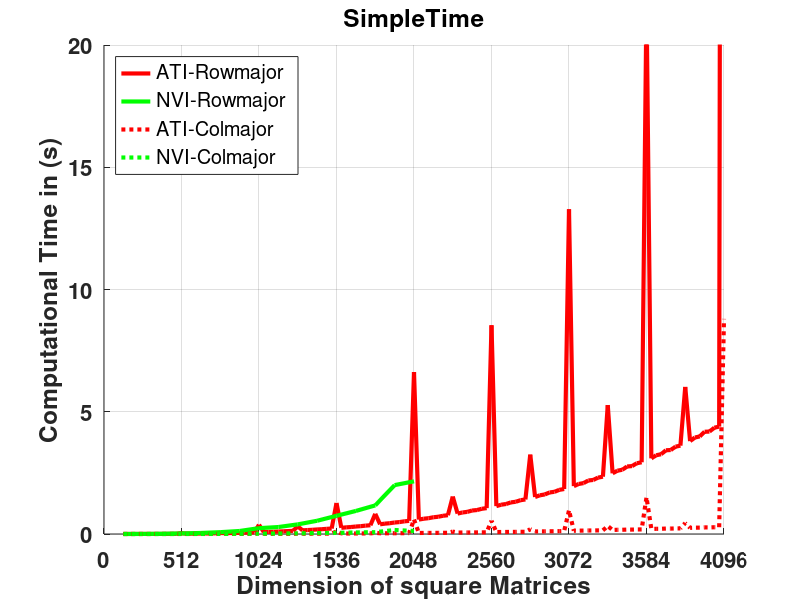
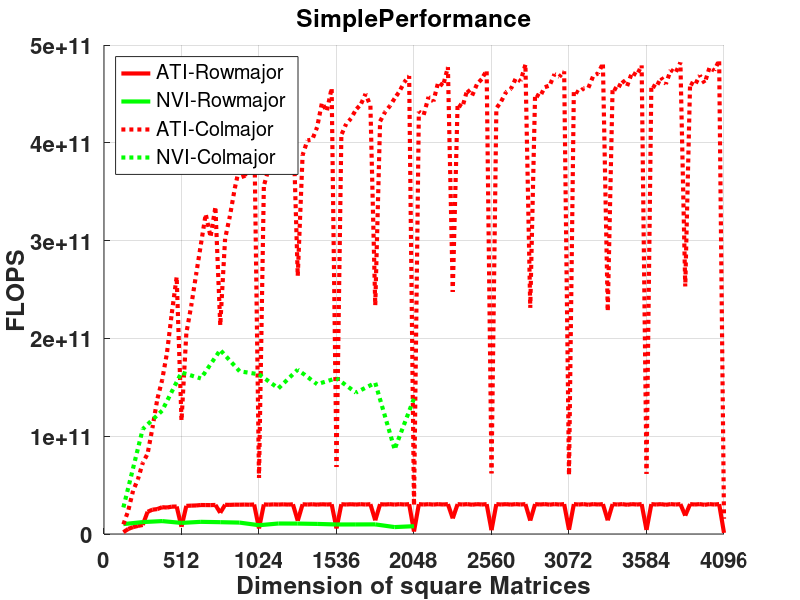
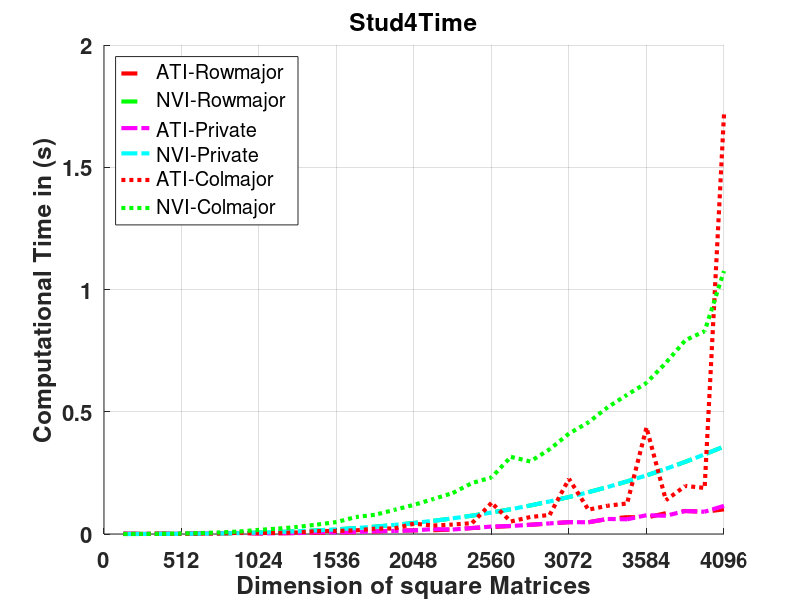
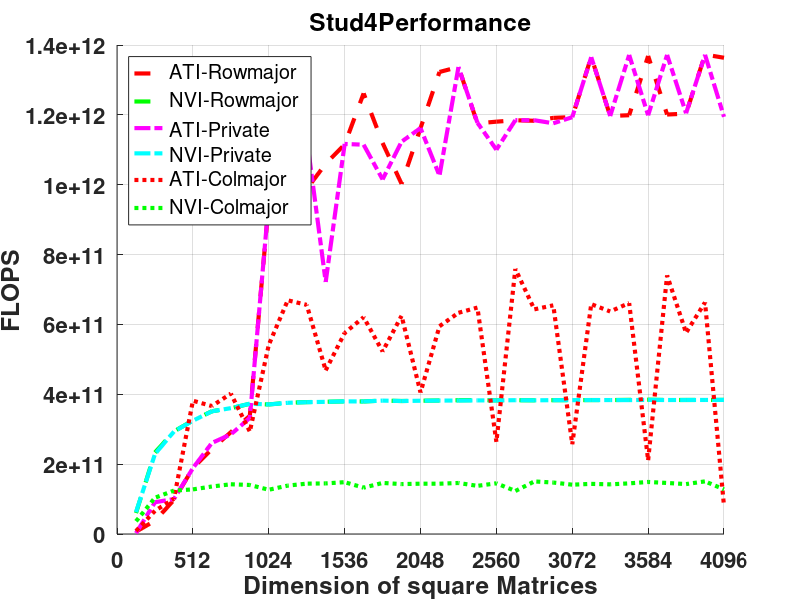

These figures' MATLAB source, in order:
x = 128:128:4096; %anfangswert, schrittweite, endwert
xsmall = 128 : 128 : 2048;
xalot = 128 : 32 : 4096;


%%%%%% NVIDIA Results	

NVIstud4_RMBlockUnrolled_float_B32x2_n = [2.09715e+06,1.67772e+07,5.66231e+07,1.34218e+08,2.62144e+08,4.52985e+08,7.19323e+08,1.07374e+09,1.52882e+09,2.09715e+09,2.79131e+09,3.62388e+09,4.60744e+09,5.75459e+09,7.07789e+09,8.58993e+09,1.03033e+10,1.22306e+10,1.43844e+10,1.67772e+10,1.94217e+10,2.23305e+10,2.5516e+10,2.8991e+10,3.2768e+10,3.68595e+10,4.12782e+10,4.60367e+10,5.11474e+10,5.66231e+10,6.24763e+10,6.87195e+10];
NVIstud4_RMBlockUnrolled_float_B32x2_o = [4.17792e+06,3.34889e+07,1.13099e+08,2.68173e+08,5.23878e+08,9.0538e+08,1.43784e+09,2.14644e+09,3.05632e+09,4.19267e+09,5.58064e+09,7.2454e+09,9.21212e+09,1.1506e+10,1.41521e+10,1.71757e+10,2.06019e+10,2.44559e+10,2.87628e+10,3.35479e+10,3.88362e+10,4.4653e+10,5.10234e+10,5.79726e+10,6.55258e+10,7.3708e+10,8.25445e+10,9.20605e+10,1.02281e+11,1.13231e+11,1.24937e+11,1.37422e+11];
NVIstud4_RMBlockUnrolled_float_B32x2_t = [6.95e-05,0.0001435,0.0003849,0.0008254,0.0014903,0.0025152,0.0038567,0.0057873,0.0081324,0.0111031,0.0147407,0.0190849,0.0242757,0.0301238,0.0371731,0.0450139,0.0538992,0.0638488,0.0750117,0.0877034,0.101376,0.116652,0.133159,0.15126,0.170874,0.192216,0.214926,0.239404,0.266653,0.2951,0.325535,0.357931];
NVIstud4_RMBlockUnrolled_float_B32x2_p = [6.0114e+10,2.33372e+11,2.93839e+11,3.24901e+11,3.51525e+11,3.59963e+11,3.72817e+11,3.70887e+11,3.7582e+11,3.77612e+11,3.78587e+11,3.7964e+11,3.79479e+11,3.81956e+11,3.80708e+11,3.81564e+11,3.8223e+11,3.83028e+11,3.83444e+11,3.82515e+11,3.8309e+11,3.82788e+11,3.83177e+11,3.83265e+11,3.83473e+11,3.83465e+11,3.8406e+11,3.84541e+11,3.83574e+11,3.83705e+11,3.83789e+11,3.83935e+11];
     
NVIstud4_RMunrolledBsregister_float_B32x2_n = [2.09715e+06,1.67772e+07,5.66231e+07,1.34218e+08,2.62144e+08,4.52985e+08,7.19323e+08,1.07374e+09,1.52882e+09,2.09715e+09,2.79131e+09,3.62388e+09,4.60744e+09,5.75459e+09,7.07789e+09,8.58993e+09,1.03033e+10,1.22306e+10,1.43844e+10,1.67772e+10,1.94217e+10,2.23305e+10,2.5516e+10,2.8991e+10,3.2768e+10,3.68595e+10,4.12782e+10,4.60367e+10,5.11474e+10,5.66231e+10,6.24763e+10,6.87195e+10];
NVIstud4_RMunrolledBsregister_float_B32x2_o = [4.17792e+06,3.34889e+07,1.13099e+08,2.68173e+08,5.23878e+08,9.0538e+08,1.43784e+09,2.14644e+09,3.05632e+09,4.19267e+09,5.58064e+09,7.2454e+09,9.21212e+09,1.1506e+10,1.41521e+10,1.71757e+10,2.06019e+10,2.44559e+10,2.87628e+10,3.35479e+10,3.88362e+10,4.4653e+10,5.10234e+10,5.79726e+10,6.55258e+10,7.3708e+10,8.25445e+10,9.20605e+10,1.02281e+11,1.13231e+11,1.24937e+11,1.37422e+11];
NVIstud4_RMunrolledBsregister_float_B32x2_t = [6.67e-05,0.0001463,0.0003856,0.0008268,0.0014916,0.0025125,0.0038547,0.0057873,0.0081373,0.0111096,0.0147479,0.0190814,0.0242744,0.0301303,0.0371681,0.0450202,0.053927,0.0640156,0.0751958,0.0876999,0.101373,0.11666,0.133166,0.151264,0.170874,0.192212,0.215318,0.239771,0.266663,0.295099,0.32555,0.35793];
NVIstud4_RMunrolledBsregister_float_B32x2_p = [6.26375e+10,2.28906e+11,2.93306e+11,3.24351e+11,3.51219e+11,3.6035e+11,3.7301e+11,3.70887e+11,3.75594e+11,3.77391e+11,3.78402e+11,3.7971e+11,3.79499e+11,3.81873e+11,3.80759e+11,3.8151e+11,3.82033e+11,3.8203e+11,3.82506e+11,3.8253e+11,3.83101e+11,3.82762e+11,3.83157e+11,3.83254e+11,3.83473e+11,3.83473e+11,3.83361e+11,3.83952e+11,3.83559e+11,3.83707e+11,3.83771e+11,3.83936e+11];
     
NVIstud4_CMunrolled_float_B32x2_n = [2.09715e+06,1.67772e+07,5.66231e+07,1.34218e+08,2.62144e+08,4.52985e+08,7.19323e+08,1.07374e+09,1.52882e+09,2.09715e+09,2.79131e+09,3.62388e+09,4.60744e+09,5.75459e+09,7.07789e+09,8.58993e+09,1.03033e+10,1.22306e+10,1.43844e+10,1.67772e+10,1.94217e+10,2.23305e+10,2.5516e+10,2.8991e+10,3.2768e+10,3.68595e+10,4.12782e+10,4.60367e+10,5.11474e+10,5.66231e+10,6.24763e+10,6.87195e+10];
NVIstud4_CMunrolled_float_B32x2_o = [4.17792e+06,3.34889e+07,1.13099e+08,2.68173e+08,5.23878e+08,9.0538e+08,1.43784e+09,2.14644e+09,3.05632e+09,4.19267e+09,5.58064e+09,7.2454e+09,9.21212e+09,1.1506e+10,1.41521e+10,1.71757e+10,2.06019e+10,2.44559e+10,2.87628e+10,3.35479e+10,3.88362e+10,4.4653e+10,5.10234e+10,5.79726e+10,6.55258e+10,7.3708e+10,8.25445e+10,9.20605e+10,1.02281e+11,1.13231e+11,1.24937e+11,1.37422e+11];
NVIstud4_CMunrolled_float_B32x2_t = [0.0001146,0.0003226,0.00091,0.0020999,0.0038534,0.0063598,0.0102432,0.0169456,0.0220581,0.0290799,0.0385324,0.0488352,0.069442,0.0787003,0.0990387,0.119255,0.143084,0.167457,0.208632,0.231182,0.315494,0.296705,0.346329,0.410647,0.456562,0.518592,0.56945,0.617855,0.700008,0.792307,0.829334,1.07556];
NVIstud4_CMunrolled_float_B32x2_p = [3.64565e+10,1.03809e+11,1.24284e+11,1.27708e+11,1.35952e+11,1.4236e+11,1.40371e+11,1.26666e+11,1.38558e+11,1.44177e+11,1.4483e+11,1.48364e+11,1.32659e+11,1.462e+11,1.42895e+11,1.44025e+11,1.43985e+11,1.46043e+11,1.37864e+11,1.45115e+11,1.23097e+11,1.50496e+11,1.47326e+11,1.41174e+11,1.4352e+11,1.42131e+11,1.44955e+11,1.49e+11,1.46114e+11,1.42914e+11,1.50647e+11,1.27768e+11];

NVIDIAstud4_multiRM_float_B16x16_n = [2.09715e+06,1.67772e+07,5.66231e+07,1.34218e+08,2.62144e+08,4.52985e+08,7.19323e+08,1.07374e+09,1.52882e+09,2.09715e+09,2.79131e+09,3.62388e+09,4.60744e+09,5.75459e+09,7.07789e+09,8.58993e+09];
NVIDIAstud4_multiRM_float_B16x16_o = [4.17792e+06,3.34889e+07,1.13099e+08,2.68173e+08,5.23878e+08,9.0538e+08,1.43784e+09,2.14644e+09,3.05632e+09,4.19267e+09,5.58064e+09,7.2454e+09,9.21212e+09,1.1506e+10,1.41521e+10,1.71757e+10];
NVIDIAstud4_multiRM_float_B16x16_t = [0.0004131,0.0027477,0.0085702,0.0236231,0.0421162,0.0749314,0.123383,0.238944,0.284954,0.393614,0.541147,0.744599,0.942911,1.16979,1.99975,2.15434];
NVIDIAstud4_multiRM_float_B16x16_p = [1.01136e+10,1.2188e+10,1.31967e+10,1.13522e+10,1.24389e+10,1.20828e+10,1.16535e+10,8.98299e+09,1.07257e+10,1.06517e+10,1.03126e+10,9.73061e+09,9.76987e+09,9.83588e+09,7.07693e+09,7.97258e+09];
 
NVIDIAstud4_multiCM_float_B16x16_n = [2.09715e+06,1.67772e+07,5.66231e+07,1.34218e+08,2.62144e+08,4.52985e+08,7.19323e+08,1.07374e+09,1.52882e+09,2.09715e+09,2.79131e+09,3.62388e+09,4.60744e+09,5.75459e+09,7.07789e+09,8.58993e+09];
NVIDIAstud4_multiCM_float_B16x16_o = [4.17792e+06,3.34889e+07,1.13099e+08,2.68173e+08,5.23878e+08,9.0538e+08,1.43784e+09,2.14644e+09,3.05632e+09,4.19267e+09,5.58064e+09,7.2454e+09,9.21212e+09,1.1506e+10,1.41521e+10,1.71757e+10];
NVIDIAstud4_multiCM_float_B16x16_t = [0.000154,0.000312,0.0008966,0.0016241,0.0032938,0.0048128,0.0086415,0.013146,0.0205229,0.0249448,0.0364383,0.0454836,0.0637197,0.0744545,0.163352,0.123886];
NVIDIAstud4_multiCM_float_B16x16_p = [2.71294e+10,1.07336e+11,1.26142e+11,1.65121e+11,1.5905e+11,1.88119e+11,1.66388e+11,1.63277e+11,1.48922e+11,1.68078e+11,1.53153e+11,1.59297e+11,1.44573e+11,1.54537e+11,8.66355e+10,1.38641e+11];



%%%%%% ATI Results

ATIstud4_RMBlockUnrolled_float_B32x2_n = [2.09715e+06,1.67772e+07,5.66231e+07,1.34218e+08,2.62144e+08,4.52985e+08,7.19323e+08,1.07374e+09,1.52882e+09,2.09715e+09,2.79131e+09,3.62388e+09,4.60744e+09,5.75459e+09,7.07789e+09,8.58993e+09,1.03033e+10,1.22306e+10,1.43844e+10,1.67772e+10,1.94217e+10,2.23305e+10,2.5516e+10,2.8991e+10,3.2768e+10,3.68595e+10,4.12782e+10,4.60367e+10,5.11474e+10,5.66231e+10,6.24763e+10,6.87195e+10];
ATIstud4_RMBlockUnrolled_float_B32x2_o = [4.17792e+06,3.34889e+07,1.13099e+08,2.68173e+08,5.23878e+08,9.0538e+08,1.43784e+09,2.14644e+09,3.05632e+09,4.19267e+09,5.58064e+09,7.2454e+09,9.21212e+09,1.1506e+10,1.41521e+10,1.71757e+10,2.06019e+10,2.44559e+10,2.87628e+10,3.35479e+10,3.88362e+10,4.4653e+10,5.10234e+10,5.79726e+10,6.55258e+10,7.3708e+10,8.25445e+10,9.20605e+10,1.02281e+11,1.13231e+11,1.24937e+11,1.37422e+11];
ATIstud4_RMBlockUnrolled_float_B32x2_t = [0.0006291,0.0008799,0.0011611,0.0014198,0.0021531,0.0031058,0.0042522,0.0022648,0.0029768,0.004245,0.0052652,0.0064982,0.0073025,0.0102783,0.0141151,0.0147806,0.0155747,0.0182921,0.0244656,0.0284187,0.032787,0.0377438,0.042829,0.0485676,0.0479656,0.0615875,0.0688472,0.0672689,0.0851676,0.0940866,0.0910222,0.100788];
ATIstud4_RMBlockUnrolled_float_B32x2_p = [6.64111e+09,3.80599e+10,9.74066e+10,1.88881e+11,2.43314e+11,2.91513e+11,3.38141e+11,9.47737e+11,1.02671e+12,9.87672e+11,1.05991e+12,1.11499e+12,1.2615e+12,1.11944e+12,1.00262e+12,1.16204e+12,1.32278e+12,1.33696e+12,1.17564e+12,1.18049e+12,1.1845e+12,1.18306e+12,1.19133e+12,1.19365e+12,1.3661e+12,1.1968e+12,1.19895e+12,1.36854e+12,1.20094e+12,1.20348e+12,1.3726e+12,1.36348e+12];
     
ATIstud4_RMunrolledBsregister_float_B32x2_n = [2.09715e+06,1.67772e+07,5.66231e+07,1.34218e+08,2.62144e+08,4.52985e+08,7.19323e+08,1.07374e+09,1.52882e+09,2.09715e+09,2.79131e+09,3.62388e+09,4.60744e+09,5.75459e+09,7.07789e+09,8.58993e+09,1.03033e+10,1.22306e+10,1.43844e+10,1.67772e+10,1.94217e+10,2.23305e+10,2.5516e+10,2.8991e+10,3.2768e+10,3.68595e+10,4.12782e+10,4.60367e+10,5.11474e+10,5.66231e+10,6.24763e+10,6.87195e+10];
ATIstud4_RMunrolledBsregister_float_B32x2_o = [4.17792e+06,3.34889e+07,1.13099e+08,2.68173e+08,5.23878e+08,9.0538e+08,1.43784e+09,2.14644e+09,3.05632e+09,4.19267e+09,5.58064e+09,7.2454e+09,9.21212e+09,1.1506e+10,1.41521e+10,1.71757e+10,2.06019e+10,2.44559e+10,2.87628e+10,3.35479e+10,3.88362e+10,4.4653e+10,5.10234e+10,5.79726e+10,6.55258e+10,7.3708e+10,8.25445e+10,9.20605e+10,1.02281e+11,1.13231e+11,1.24937e+11,1.37422e+11];
ATIstud4_RMunrolledBsregister_float_B32x2_t = [0.0017535,0.0003683,0.0011295,0.0014218,0.0020095,0.0031739,0.0043267,0.0022529,0.0033452,0.0036912,0.0077332,0.006488,0.0082655,0.0113337,0.0126005,0.0147782,0.0200824,0.0182928,0.0244297,0.0304903,0.032779,0.0376949,0.0433923,0.0485826,0.0479997,0.0615916,0.0601862,0.0767924,0.0745705,0.0939939,0.0910692,0.115065];
ATIstud4_RMunrolledBsregister_float_B32x2_p = [2.38262e+09,9.09283e+10,1.00132e+11,1.88615e+11,2.60701e+11,2.85258e+11,3.32319e+11,9.52743e+11,9.13644e+11,1.13585e+12,7.21646e+11,1.11674e+12,1.11453e+12,1.0152e+12,1.12314e+12,1.16223e+12,1.02587e+12,1.33691e+12,1.17737e+12,1.10028e+12,1.18479e+12,1.18459e+12,1.17586e+12,1.19328e+12,1.36513e+12,1.19672e+12,1.37149e+12,1.19882e+12,1.3716e+12,1.20467e+12,1.37189e+12,1.1943e+12];
     
ATIstud4_CMunrolled_float_B32x2_n = [2.09715e+06,1.67772e+07,5.66231e+07,1.34218e+08,2.62144e+08,4.52985e+08,7.19323e+08,1.07374e+09,1.52882e+09,2.09715e+09,2.79131e+09,3.62388e+09,4.60744e+09,5.75459e+09,7.07789e+09,8.58993e+09,1.03033e+10,1.22306e+10,1.43844e+10,1.67772e+10,1.94217e+10,2.23305e+10,2.5516e+10,2.8991e+10,3.2768e+10,3.68595e+10,4.12782e+10,4.60367e+10,5.11474e+10,5.66231e+10,6.24763e+10,6.87195e+10];
ATIstud4_CMunrolled_float_B32x2_o = [4.17792e+06,3.34889e+07,1.13099e+08,2.68173e+08,5.23878e+08,9.0538e+08,1.43784e+09,2.14644e+09,3.05632e+09,4.19267e+09,5.58064e+09,7.2454e+09,9.21212e+09,1.1506e+10,1.41521e+10,1.71757e+10,2.06019e+10,2.44559e+10,2.87628e+10,3.35479e+10,3.88362e+10,4.4653e+10,5.10234e+10,5.79726e+10,6.55258e+10,7.3708e+10,8.25445e+10,9.20605e+10,1.02281e+11,1.13231e+11,1.24937e+11,1.37422e+11];
ATIstud4_CMunrolled_float_B32x2_t = [0.0004855,0.0005046,0.0011231,0.0007028,0.0014304,0.002253,0.0049032,0.0039641,0.0045684,0.0063908,0.0119107,0.0125877,0.0148399,0.0220239,0.0226557,0.0423899,0.034635,0.0386168,0.0443682,0.127235,0.0511765,0.0694225,0.0779358,0.225601,0.0995709,0.1157,0.124842,0.435475,0.138134,0.196561,0.188422,1.71611];
ATIstud4_CMunrolled_float_B32x2_p = [8.6054e+09,6.63672e+10,1.00702e+11,3.81578e+11,3.66246e+11,4.01855e+11,2.93246e+11,5.41468e+11,6.69013e+11,6.56047e+11,4.6854e+11,5.75593e+11,6.20767e+11,5.22431e+11,6.24659e+11,4.05183e+11,5.94828e+11,6.33296e+11,6.48275e+11,2.63669e+11,7.58868e+11,6.43207e+11,6.54685e+11,2.56969e+11,6.58081e+11,6.37063e+11,6.61192e+11,2.11403e+11,7.40446e+11,5.76064e+11,6.63069e+11,8.00775e+10];

%ATIstud4_multiRM_float_B16x16_n = [2.09715e+06,1.67772e+07,5.66231e+07,1.34218e+08,2.62144e+08,4.52985e+08,7.19323e+08,1.07374e+09,1.52882e+09,2.09715e+09,2.79131e+09,3.62388e+09,4.60744e+09,5.75459e+09,7.07789e+09,8.58993e+09,1.03033e+10,1.22306e+10,1.43844e+10,1.67772e+10,1.94217e+10,2.23305e+10,2.5516e+10,2.8991e+10,3.2768e+10,3.68595e+10,4.12782e+10,4.60367e+10,5.11474e+10,5.66231e+10,6.24763e+10,6.87195e+10];
%ATIstud4_multiRM_float_B16x16_o = [4.17792e+06,3.34889e+07,1.13099e+08,2.68173e+08,5.23878e+08,9.0538e+08,1.43784e+09,2.14644e+09,3.05632e+09,4.19267e+09,5.58064e+09,7.2454e+09,9.21212e+09,1.1506e+10,1.41521e+10,1.71757e+10,2.06019e+10,2.44559e+10,2.87628e+10,3.35479e+10,3.88362e+10,4.4653e+10,5.10234e+10,5.79726e+10,6.55258e+10,7.3708e+10,8.25445e+10,9.20605e+10,1.02281e+11,1.13231e+11,1.24937e+11,1.37422e+11];
%ATIstud4_multiRM_float_B16x16_t = [0.0017828,0.0036249,0.0041293,0.038006,0.0176896,0.0421743,0.047977,0.340289,0.101543,0.290271,0.185754,1.25309,0.305979,0.899872,0.470435,6.14323,0.684949,1.53323,0.960207,8.59851,1.29282,3.18854,1.69987,12.4195,2.18918,5.31258,2.76396,22.2391,3.42403,6.6554,4.18856,121.858];
%ATIstud4_multiRM_float_B16x16_p = [2.34346e+09,9.23857e+09,2.73893e+10,7.05608e+09,2.96151e+10,2.14676e+10,2.99694e+10,6.30768e+09,3.00987e+10,1.4444e+10,3.00432e+10,5.78202e+09,3.0107e+10,1.27862e+10,3.0083e+10,2.79587e+09,3.0078e+10,1.59505e+10,2.99548e+10,3.90159e+09,3.004e+10,1.40042e+10,3.00162e+10,4.66786e+09,2.99317e+10,1.38743e+10,2.98646e+10,4.13958e+09,2.98716e+10,1.70135e+10,2.98281e+10,1.12772e+09];
 
%ATIstud4_multiCM_float_B16x16_n = [2.09715e+06,1.67772e+07,5.66231e+07,1.34218e+08,2.62144e+08,4.52985e+08,7.19323e+08,1.07374e+09,1.52882e+09,2.09715e+09,2.79131e+09,3.62388e+09,4.60744e+09,5.75459e+09,7.07789e+09,8.58993e+09,1.03033e+10,1.22306e+10,1.43844e+10,1.67772e+10,1.94217e+10,2.23305e+10,2.5516e+10,2.8991e+10,3.2768e+10,3.68595e+10,4.12782e+10,4.60367e+10,5.11474e+10,5.66231e+10,6.24763e+10,6.87195e+10];
%ATIstud4_multiCM_float_B16x16_o = [4.17792e+06,3.34889e+07,1.13099e+08,2.68173e+08,5.23878e+08,9.0538e+08,1.43784e+09,2.14644e+09,3.05632e+09,4.19267e+09,5.58064e+09,7.2454e+09,9.21212e+09,1.1506e+10,1.41521e+10,1.71757e+10,2.06019e+10,2.44559e+10,2.87628e+10,3.35479e+10,3.88362e+10,4.4653e+10,5.10234e+10,5.79726e+10,6.55258e+10,7.3708e+10,8.25445e+10,9.20605e+10,1.02281e+11,1.13231e+11,1.24937e+11,1.37422e+11];
%ATIstud4_multiCM_float_B16x16_t = [0.0004416,0.0004912,0.0006933,0.0024349,0.001777,0.0042809,0.0038232,0.0389795,0.0079226,0.019307,0.0134352,0.122138,0.0212515,0.0589684,0.0318083,0.589623,0.0466273,0.122434,0.0642182,0.538254,0.0853938,0.243335,0.111289,1.00001,0.143845,0.320208,0.179945,1.50135,0.221761,0.441589,0.271479,9.0142];
%ATIstud4_multiCM_float_B16x16_p = [9.46087e+09,6.81777e+10,1.63131e+11,1.10137e+11,2.94811e+11,2.11493e+11,3.76084e+11,5.50657e+10,3.85772e+11,2.17158e+11,4.15374e+11,5.93214e+10,4.33481e+11,1.95121e+11,4.44918e+11,2.91299e+10,4.41842e+11,1.99747e+11,4.47892e+11,6.23272e+10,4.5479e+11,1.83505e+11,4.58477e+11,5.7972e+10,4.55529e+11,2.30188e+11,4.58721e+11,6.13183e+10,4.61222e+11,2.56418e+11,4.60207e+11,1.52451e+10];

ATIstud4_multiRM_float_B16x16_n = [2.09715e+06,4.096e+06,7.07789e+06,1.12394e+07,1.67772e+07,2.38879e+07,3.2768e+07,4.36142e+07,5.66231e+07,7.19913e+07,8.99154e+07,1.10592e+08,1.34218e+08,1.60989e+08,1.91103e+08,2.24756e+08,2.62144e+08,3.03464e+08,3.48914e+08,3.98688e+08,4.52985e+08,5.12e+08,5.7593e+08,6.44973e+08,7.19323e+08,7.99179e+08,8.84736e+08,9.76191e+08,1.07374e+09,1.17758e+09,1.28791e+09,1.40493e+09,1.52882e+09,1.6598e+09,1.79805e+09,1.94376e+09,2.09715e+09,2.2584e+09,2.42772e+09,2.60529e+09,2.79131e+09,2.98598e+09,3.18951e+09,3.40207e+09,3.62388e+09,3.85512e+09,4.096e+09,4.34671e+09,4.60744e+09,4.8784e+09,5.15978e+09,5.45178e+09,5.75459e+09,6.0684e+09,6.39343e+09,6.72986e+09,7.07789e+09,7.43771e+09,7.80953e+09,8.19354e+09,8.58993e+09,8.99891e+09,9.42067e+09,9.8554e+09,1.03033e+10,1.07646e+10,1.12394e+10,1.1728e+10,1.22306e+10,1.27473e+10,1.32784e+10,1.3824e+10,1.43844e+10,1.49597e+10,1.55501e+10,1.61559e+10,1.67772e+10,1.74143e+10,1.80672e+10,1.87363e+10,1.94217e+10,2.01236e+10,2.08423e+10,2.15778e+10,2.23305e+10,2.31004e+10,2.38879e+10,2.4693e+10,2.5516e+10,2.63572e+10,2.72166e+10,2.80945e+10,2.8991e+10,2.99065e+10,3.0841e+10,3.17948e+10,3.2768e+10,3.37609e+10,3.47737e+10,3.58065e+10,3.68595e+10,3.79331e+10,3.90272e+10,4.01422e+10,4.12782e+10,4.24355e+10,4.36142e+10,4.48145e+10,4.60367e+10,4.72808e+10,4.85472e+10,4.9836e+10,5.11474e+10,5.24817e+10,5.38389e+10,5.52193e+10,5.66231e+10,5.80505e+10,5.95017e+10,6.09769e+10,6.24763e+10,6.4e+10,6.55483e+10,6.71214e+10,6.87195e+10];
ATIstud4_multiRM_float_B16x16_o = [4.17792e+06,8.1664e+06,1.41189e+07,2.24287e+07,3.34889e+07,4.76928e+07,6.54336e+07,8.71045e+07,1.13099e+08,1.4381e+08,1.7963e+08,2.20954e+08,2.68173e+08,3.21682e+08,3.81874e+08,4.49142e+08,5.23878e+08,6.06477e+08,6.97332e+08,7.96835e+08,9.0538e+08,1.02336e+09,1.15117e+09,1.2892e+09,1.43784e+09,1.5975e+09,1.76855e+09,1.9514e+09,2.14644e+09,2.35405e+09,2.57464e+09,2.8086e+09,3.05632e+09,3.31819e+09,3.59461e+09,3.88597e+09,4.19267e+09,4.51509e+09,4.85362e+09,5.20868e+09,5.58064e+09,5.96989e+09,6.37685e+09,6.80188e+09,7.2454e+09,7.70779e+09,8.18944e+09,8.69075e+09,9.21212e+09,9.75393e+09,1.03166e+10,1.09005e+10,1.1506e+10,1.21335e+10,1.27834e+10,1.34562e+10,1.41521e+10,1.48716e+10,1.56151e+10,1.6383e+10,1.71757e+10,1.79935e+10,1.88369e+10,1.97062e+10,2.06019e+10,2.15243e+10,2.24738e+10,2.34509e+10,2.44559e+10,2.54892e+10,2.65512e+10,2.76422e+10,2.87628e+10,2.99133e+10,3.1094e+10,3.23054e+10,3.35479e+10,3.48218e+10,3.61276e+10,3.74656e+10,3.88362e+10,4.02399e+10,4.1677e+10,4.31479e+10,4.4653e+10,4.61927e+10,4.77674e+10,4.93775e+10,5.10234e+10,5.27055e+10,5.44241e+10,5.61797e+10,5.79726e+10,5.98033e+10,6.16721e+10,6.35795e+10,6.55258e+10,6.75114e+10,6.95367e+10,7.16021e+10,7.3708e+10,7.58548e+10,7.80429e+10,8.02727e+10,8.25445e+10,8.48589e+10,8.7216e+10,8.96164e+10,9.20605e+10,9.45486e+10,9.70812e+10,9.96585e+10,1.02281e+11,1.04949e+11,1.07663e+11,1.10424e+11,1.13231e+11,1.16086e+11,1.18988e+11,1.21938e+11,1.24937e+11,1.27984e+11,1.3108e+11,1.34226e+11,1.37422e+11];
ATIstud4_multiRM_float_B16x16_t = [0.0022653,0.001586,0.0020006,0.0027142,0.0036235,0.0021008,0.0026326,0.0034193,0.0041286,0.0053136,0.0064235,0.0078636,0.0360428,0.0111861,0.0131585,0.0153971,0.0176832,0.0205019,0.023611,0.0268259,0.0416803,0.0342614,0.0386272,0.0429746,0.0479669,0.0530928,0.0590244,0.0646748,0.376019,0.0778655,0.0857322,0.0927446,0.10155,0.109445,0.119519,0.128047,0.308777,0.148634,0.1612,0.171327,0.185822,0.196241,0.211594,0.223479,1.26693,0.253137,0.271708,0.285313,0.306024,0.320059,0.342387,0.357651,0.824121,0.397952,0.423967,0.441275,0.470487,0.487601,0.517748,0.537093,6.62377,0.589731,0.62479,0.646413,0.684504,0.705307,0.745423,0.768358,1.53175,0.835109,0.880411,0.905543,0.960411,0.979857,1.03101,1.05852,8.53704,1.14048,1.19826,1.22706,1.29225,1.31781,1.38244,1.41295,3.24751,1.51256,1.58403,1.61693,1.69935,1.72577,1.80538,1.83969,13.2817,1.958,2.04627,2.08144,2.18902,2.21072,2.30697,2.34405,5.27268,2.48308,2.58926,2.62748,2.76147,2.77744,2.89375,2.93334,21.9399,3.09461,3.22052,3.26152,3.42434,3.43462,3.57271,3.61372,6.01569,3.79891,3.94706,3.99013,4.18231,4.18819,4.34865,4.39197,121.479];
ATIstud4_multiRM_float_B16x16_p = [1.84431e+09,5.14905e+09,7.05734e+09,8.26346e+09,9.24214e+09,2.27022e+10,2.48551e+10,2.54744e+10,2.7394e+10,2.70644e+10,2.79645e+10,2.80983e+10,7.44041e+09,2.87573e+10,2.90211e+10,2.91705e+10,2.96258e+10,2.95815e+10,2.95342e+10,2.97039e+10,2.1722e+10,2.98692e+10,2.9802e+10,2.99991e+10,2.99757e+10,3.00888e+10,2.9963e+10,3.01725e+10,5.70831e+09,3.02323e+10,3.00312e+10,3.02832e+10,3.00967e+10,3.03183e+10,3.00756e+10,3.0348e+10,1.35783e+10,3.03773e+10,3.01094e+10,3.0402e+10,3.00322e+10,3.04213e+10,3.01371e+10,3.04364e+10,5.71884e+09,3.04491e+10,3.01406e+10,3.04604e+10,3.01026e+10,3.04754e+10,3.01313e+10,3.04779e+10,1.39615e+10,3.04898e+10,3.01519e+10,3.04938e+10,3.00797e+10,3.04996e+10,3.01597e+10,3.05031e+10,2.59303e+09,3.05114e+10,3.01491e+10,3.04855e+10,3.00975e+10,3.05176e+10,3.01491e+10,3.05208e+10,1.5966e+10,3.0522e+10,3.01577e+10,3.05256e+10,2.99484e+10,3.05282e+10,3.01588e+10,3.05193e+10,3.92968e+09,3.05325e+10,3.015e+10,3.05327e+10,3.00531e+10,3.05353e+10,3.01475e+10,3.05375e+10,1.37499e+10,3.05395e+10,3.01556e+10,3.05379e+10,3.00253e+10,3.05403e+10,3.01454e+10,3.05376e+10,4.36486e+09,3.05431e+10,3.01388e+10,3.05459e+10,2.99339e+10,3.05382e+10,3.0142e+10,3.05463e+10,1.39792e+10,3.05486e+10,3.01411e+10,3.05512e+10,2.98915e+10,3.0553e+10,3.01394e+10,3.0551e+10,4.19602e+09,3.05526e+10,3.01445e+10,3.05559e+10,2.98688e+10,3.05563e+10,3.0135e+10,3.05569e+10,1.88227e+10,3.05577e+10,3.0146e+10,3.056e+10,2.98727e+10,3.05583e+10,3.01428e+10,3.05618e+10,1.13124e+09];
 
ATIstud4_multiCM_float_B16x16_n = [2.09715e+06,4.096e+06,7.07789e+06,1.12394e+07,1.67772e+07,2.38879e+07,3.2768e+07,4.36142e+07,5.66231e+07,7.19913e+07,8.99154e+07,1.10592e+08,1.34218e+08,1.60989e+08,1.91103e+08,2.24756e+08,2.62144e+08,3.03464e+08,3.48914e+08,3.98688e+08,4.52985e+08,5.12e+08,5.7593e+08,6.44973e+08,7.19323e+08,7.99179e+08,8.84736e+08,9.76191e+08,1.07374e+09,1.17758e+09,1.28791e+09,1.40493e+09,1.52882e+09,1.6598e+09,1.79805e+09,1.94376e+09,2.09715e+09,2.2584e+09,2.42772e+09,2.60529e+09,2.79131e+09,2.98598e+09,3.18951e+09,3.40207e+09,3.62388e+09,3.85512e+09,4.096e+09,4.34671e+09,4.60744e+09,4.8784e+09,5.15978e+09,5.45178e+09,5.75459e+09,6.0684e+09,6.39343e+09,6.72986e+09,7.07789e+09,7.43771e+09,7.80953e+09,8.19354e+09,8.58993e+09,8.99891e+09,9.42067e+09,9.8554e+09,1.03033e+10,1.07646e+10,1.12394e+10,1.1728e+10,1.22306e+10,1.27473e+10,1.32784e+10,1.3824e+10,1.43844e+10,1.49597e+10,1.55501e+10,1.61559e+10,1.67772e+10,1.74143e+10,1.80672e+10,1.87363e+10,1.94217e+10,2.01236e+10,2.08423e+10,2.15778e+10,2.23305e+10,2.31004e+10,2.38879e+10,2.4693e+10,2.5516e+10,2.63572e+10,2.72166e+10,2.80945e+10,2.8991e+10,2.99065e+10,3.0841e+10,3.17948e+10,3.2768e+10,3.37609e+10,3.47737e+10,3.58065e+10,3.68595e+10,3.79331e+10,3.90272e+10,4.01422e+10,4.12782e+10,4.24355e+10,4.36142e+10,4.48145e+10,4.60367e+10,4.72808e+10,4.85472e+10,4.9836e+10,5.11474e+10,5.24817e+10,5.38389e+10,5.52193e+10,5.66231e+10,5.80505e+10,5.95017e+10,6.09769e+10,6.24763e+10,6.4e+10,6.55483e+10,6.71214e+10,6.87195e+10];
ATIstud4_multiCM_float_B16x16_o = [4.17792e+06,8.1664e+06,1.41189e+07,2.24287e+07,3.34889e+07,4.76928e+07,6.54336e+07,8.71045e+07,1.13099e+08,1.4381e+08,1.7963e+08,2.20954e+08,2.68173e+08,3.21682e+08,3.81874e+08,4.49142e+08,5.23878e+08,6.06477e+08,6.97332e+08,7.96835e+08,9.0538e+08,1.02336e+09,1.15117e+09,1.2892e+09,1.43784e+09,1.5975e+09,1.76855e+09,1.9514e+09,2.14644e+09,2.35405e+09,2.57464e+09,2.8086e+09,3.05632e+09,3.31819e+09,3.59461e+09,3.88597e+09,4.19267e+09,4.51509e+09,4.85362e+09,5.20868e+09,5.58064e+09,5.96989e+09,6.37685e+09,6.80188e+09,7.2454e+09,7.70779e+09,8.18944e+09,8.69075e+09,9.21212e+09,9.75393e+09,1.03166e+10,1.09005e+10,1.1506e+10,1.21335e+10,1.27834e+10,1.34562e+10,1.41521e+10,1.48716e+10,1.56151e+10,1.6383e+10,1.71757e+10,1.79935e+10,1.88369e+10,1.97062e+10,2.06019e+10,2.15243e+10,2.24738e+10,2.34509e+10,2.44559e+10,2.54892e+10,2.65512e+10,2.76422e+10,2.87628e+10,2.99133e+10,3.1094e+10,3.23054e+10,3.35479e+10,3.48218e+10,3.61276e+10,3.74656e+10,3.88362e+10,4.02399e+10,4.1677e+10,4.31479e+10,4.4653e+10,4.61927e+10,4.77674e+10,4.93775e+10,5.10234e+10,5.27055e+10,5.44241e+10,5.61797e+10,5.79726e+10,5.98033e+10,6.16721e+10,6.35795e+10,6.55258e+10,6.75114e+10,6.95367e+10,7.16021e+10,7.3708e+10,7.58548e+10,7.80429e+10,8.02727e+10,8.25445e+10,8.48589e+10,8.7216e+10,8.96164e+10,9.20605e+10,9.45486e+10,9.70812e+10,9.96585e+10,1.02281e+11,1.04949e+11,1.07663e+11,1.10424e+11,1.13231e+11,1.16086e+11,1.18988e+11,1.21938e+11,1.24937e+11,1.27984e+11,1.3108e+11,1.34226e+11,1.37422e+11];
ATIstud4_multiCM_float_B16x16_t = [0.0004251,0.0003434,0.0003194,0.0004007,0.000461,0.0005812,0.0006034,0.0006326,0.0007186,0.0007769,0.0007954,0.000841,0.0023094,0.0015656,0.0016381,0.0016957,0.0017695,0.0018543,0.0022943,0.0023837,0.0042369,0.0033899,0.0035388,0.0036477,0.0038226,0.0043998,0.0045515,0.0046495,0.0374434,0.0066151,0.0068866,0.0070316,0.0079083,0.0080198,0.0083129,0.0090756,0.0158784,0.0116529,0.0120603,0.0129138,0.0134169,0.013537,0.0147538,0.0149187,0.105778,0.0188902,0.0195284,0.020454,0.0212323,0.0222142,0.0229262,0.024892,0.0491687,0.0287581,0.0296391,0.0307548,0.0317716,0.0328577,0.0338028,0.0349791,0.591352,0.0416541,0.0439547,0.0440914,0.0465782,0.0465826,0.0490329,0.0491214,0.0988158,0.0579649,0.0608179,0.0608402,0.0641589,0.0650418,0.0668207,0.0681467,0.540732,0.0800113,0.0816697,0.0829139,0.0853336,0.0864083,0.0899875,0.0899181,0.193097,0.102696,0.106825,0.108082,0.111269,0.112081,0.116429,0.118747,0.962399,0.131816,0.136724,0.139524,0.143614,0.144178,0.147646,0.148833,0.323434,0.166126,0.171883,0.172959,0.180223,0.179856,0.185934,0.187022,1.49597,0.205873,0.212581,0.213482,0.222321,0.221187,0.228277,0.229039,0.447374,0.251592,0.259307,0.259954,0.271111,0.268461,0.276592,0.277153,8.79842];
ATIstud4_multiCM_float_B16x16_p = [9.82809e+09,2.3781e+10,4.42045e+10,5.59737e+10,7.2644e+10,8.20592e+10,1.08441e+11,1.37693e+11,1.57388e+11,1.85107e+11,2.25836e+11,2.62727e+11,1.16123e+11,2.05469e+11,2.3312e+11,2.64871e+11,2.9606e+11,3.27065e+11,3.03941e+11,3.34285e+11,2.13689e+11,3.01885e+11,3.25299e+11,3.53428e+11,3.76143e+11,3.63084e+11,3.88564e+11,4.19701e+11,5.73248e+10,3.5586e+11,3.73863e+11,3.99426e+11,3.8647e+11,4.1375e+11,4.32414e+11,4.28178e+11,2.64048e+11,3.87465e+11,4.02446e+11,4.03342e+11,4.15941e+11,4.41006e+11,4.32217e+11,4.5593e+11,6.84962e+10,4.08031e+11,4.19361e+11,4.24893e+11,4.33873e+11,4.39085e+11,4.49991e+11,4.3791e+11,2.3401e+11,4.21915e+11,4.31302e+11,4.3753e+11,4.45432e+11,4.52607e+11,4.61948e+11,4.68366e+11,2.90448e+10,4.31974e+11,4.28552e+11,4.4694e+11,4.42307e+11,4.62067e+11,4.58342e+11,4.77407e+11,2.47489e+11,4.39734e+11,4.36568e+11,4.54342e+11,4.48306e+11,4.59908e+11,4.65335e+11,4.74057e+11,6.20416e+10,4.35211e+11,4.42362e+11,4.51861e+11,4.55111e+11,4.65695e+11,4.63142e+11,4.79858e+11,2.31247e+11,4.49801e+11,4.47154e+11,4.56854e+11,4.58557e+11,4.70244e+11,4.67445e+11,4.73105e+11,6.02376e+10,4.53689e+11,4.5107e+11,4.55688e+11,4.56263e+11,4.68251e+11,4.70969e+11,4.81091e+11,2.27892e+11,4.5661e+11,4.54046e+11,4.64114e+11,4.58013e+11,4.71814e+11,4.6907e+11,4.79175e+11,6.15391e+10,4.59257e+11,4.56678e+11,4.66823e+11,4.60061e+11,4.74483e+11,4.71635e+11,4.8212e+11,2.53102e+11,4.61406e+11,4.5887e+11,4.69077e+11,4.60832e+11,4.76733e+11,4.73912e+11,4.84303e+11,1.5619e+10];

length(xalot)
length(xsmall)
length(ATIstud4_multiRM_float_B16x16_n)


figure % create new figure
hold on
plot(xalot,ATIstud4_multiRM_float_B16x16_t,'-r','LineWidth',3)
plot(xsmall,NVIDIAstud4_multiRM_float_B16x16_t,'-g','LineWidth',3)
plot(xalot,ATIstud4_multiCM_float_B16x16_t,'r:','LineWidth',3)
plot(xsmall,NVIDIAstud4_multiCM_float_B16x16_t,'g:','LineWidth',3)
l1=legend('ATI-Rowmajor ','NVI-Rowmajor ','ATI-Colmajor ','NVI-Colmajor '); 
set(l1,'Location','NorthWest')
title('SimpleTime','FontSize',16) % title
ylabel('Computational Time in (s)','FontSize',22) % label for y axis
xlabel('Dimension of square Matrices','FontSize',22) % label for x axis
set(gca,'FontSize',16,'FontWeight','bold')
Ticks = 0:512:4096;
set(gca, 'XTickMode', 'manual', 'XTick', Ticks, 'xlim', [0,4096]);
grid on
axis([0 4096 0 20])
hold off

figure % create new figure
hold on
plot(xalot,ATIstud4_multiRM_float_B16x16_p,'-r','LineWidth',3)
plot(xsmall,NVIDIAstud4_multiRM_float_B16x16_p,'-g','LineWidth',3)
plot(xalot,ATIstud4_multiCM_float_B16x16_p,'r:','LineWidth',3)
plot(xsmall,NVIDIAstud4_multiCM_float_B16x16_p,'g:','LineWidth',3)
l2=legend('ATI-Rowmajor ','NVI-Rowmajor ','ATI-Colmajor ','NVI-Colmajor ');
set(l2,'Location','NorthWest')
title('SimplePerformance','FontSize',16) % title
ylabel('FLOPS','FontSize',22) % label for y axis
xlabel('Dimension of square Matrices','FontSize',22) % label for x axis
set(gca,'FontSize',16,'FontWeight','bold')
Ticks = 0:512:4096;
set(gca, 'XTickMode', 'manual', 'XTick', Ticks, 'xlim', [0,4096]);
grid on
hold off

figure % create new figure
hold on
plot(x,ATIstud4_RMBlockUnrolled_float_B32x2_t,'--r','LineWidth',3)
plot(x,NVIstud4_RMBlockUnrolled_float_B32x2_t,'--g','LineWidth',3) 
plot(x,ATIstud4_RMunrolledBsregister_float_B32x2_t,'m-.','LineWidth',3)
plot(x,NVIstud4_RMunrolledBsregister_float_B32x2_t,'c-.','LineWidth',3) 
plot(x,ATIstud4_CMunrolled_float_B32x2_t,':r','LineWidth',3)
plot(x,NVIstud4_CMunrolled_float_B32x2_t,':g','LineWidth',3) 
l3=legend('ATI-Rowmajor ','NVI-Rowmajor ','ATI-Private','NVI-Private','ATI-Colmajor ','NVI-Colmajor '); 
set(l3,'Location','NorthWest')
title('Stud4Time','FontSize',16) % title
ylabel('Computational Time in (s)','FontSize',22) % label for y axis
xlabel('Dimension of square Matrices','FontSize',22) % label for x axis
set(gca,'FontSize',16,'FontWeight','bold')
Ticks = 0:512:4096;
set(gca, 'XTickMode', 'manual', 'XTick', Ticks, 'xlim', [0,4096]);
grid on
hold off

figure % create new figure 
hold on
plot(x,ATIstud4_RMBlockUnrolled_float_B32x2_p,'--r','LineWidth',3)
plot(x,NVIstud4_RMBlockUnrolled_float_B32x2_p,'--g','LineWidth',3) 
plot(x,ATIstud4_RMunrolledBsregister_float_B32x2_p,'m-.','LineWidth',3)
plot(x,NVIstud4_RMunrolledBsregister_float_B32x2_p,'c-.','LineWidth',3) 
plot(x,ATIstud4_CMunrolled_float_B32x2_p,':r','LineWidth',3)
plot(x,NVIstud4_CMunrolled_float_B32x2_p,':g','LineWidth',3) 
l4=legend('ATI-Rowmajor ','NVI-Rowmajor ','ATI-Private','NVI-Private','ATI-Colmajor ','NVI-Colmajor '); 
set(l4,'Location','NorthWest')
title('Stud4Performance','FontSize',16) % title
ylabel('FLOPS','FontSize',22) % label for y axis
xlabel('Dimension of square Matrices','FontSize',22) % label for x axis
set(gca,'FontSize',16,'FontWeight','bold')
Ticks = 0:512:4096;
set(gca, 'XTickMode', 'manual', 'XTick', Ticks, 'xlim', [0,4096]);
grid on
hold off
